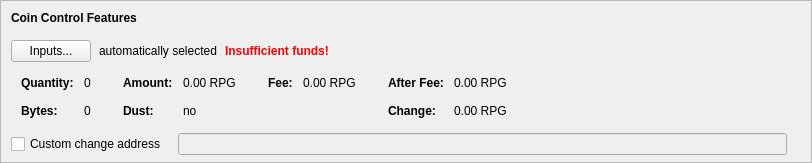
      <widget class="QFrame" name="frameCoinControl">
       <property name="sizePolicy">
        <sizepolicy hsizetype="Expanding" vsizetype="Fixed">
         <horstretch>0</horstretch>
         <verstretch>0</verstretch>
        </sizepolicy>
       </property>
       <property name="maximumSize">
        <size>
         <width>16777215</width>
         <height>16777215</height>
        </size>
       </property>
       <property name="frameShape">
        <enum>QFrame::StyledPanel</enum>
       </property>
       <property name="frameShadow">
        <enum>QFrame::Sunken</enum>
       </property>
       <layout class="QVBoxLayout" name="verticalLayoutCoinControl2">
        <property name="spacing">
         <number>0</number>
        </property>
        <property name="leftMargin">
         <number>0</number>
        </property>
        <property name="topMargin">
         <number>0</number>
        </property>
        <property name="rightMargin">
         <number>0</number>
        </property>
        <property name="bottomMargin">
         <number>6</number>
        </property>
        <item>
         <layout class="QVBoxLayout" name="verticalLayoutCoinControl" stretch="0,0,0,0,0">
          <property name="spacing">
           <number>0</number>
          </property>
          <property name="leftMargin">
           <number>10</number>
          </property>
          <property name="topMargin">
           <number>10</number>
          </property>
          <item>
           <layout class="QHBoxLayout" name="horizontalLayoutCoinControl1">
            <property name="bottomMargin">
             <number>15</number>
            </property>
            <item>
             <widget class="QLabel" name="labelCoinControlFeatures">
              <property name="sizePolicy">
               <sizepolicy hsizetype="Preferred" vsizetype="Maximum">
                <horstretch>0</horstretch>
                <verstretch>0</verstretch>
               </sizepolicy>
              </property>
              <property name="font">
               <font>
                <weight>75</weight>
                <bold>true</bold>
               </font>
              </property>
              <property name="styleSheet">
               <string notr="true">font-weight:bold;</string>
              </property>
              <property name="text">
               <string>Coin Control Features</string>
              </property>
             </widget>
            </item>
           </layout>
          </item>
          <item>
           <layout class="QHBoxLayout" name="horizontalLayoutCoinControl2" stretch="0,0,0,0">
            <property name="spacing">
             <number>8</number>
            </property>
            <property name="bottomMargin">
             <number>10</number>
            </property>
            <item>
             <widget class="QPushButton" name="pushButtonCoinControl">
              <property name="styleSheet">
               <string notr="true"/>
              </property>
              <property name="text">
               <string>Inputs...</string>
              </property>
              <property name="autoDefault">
               <bool>false</bool>
              </property>
             </widget>
            </item>
            <item>
             <widget class="QLabel" name="labelCoinControlAutomaticallySelected">
              <property name="text">
               <string>automatically selected</string>
              </property>
              <property name="margin">
               <number>5</number>
              </property>
             </widget>
            </item>
            <item>
             <widget class="QLabel" name="labelCoinControlInsuffFunds">
              <property name="font">
               <font>
                <weight>75</weight>
                <bold>true</bold>
               </font>
              </property>
              <property name="styleSheet">
               <string notr="true">color:red;font-weight:bold;</string>
              </property>
              <property name="text">
               <string>Insufficient funds!</string>
              </property>
              <property name="margin">
               <number>5</number>
              </property>
             </widget>
            </item>
            <item>
             <spacer name="horizontalSpacerCoinControl">
              <property name="orientation">
               <enum>Qt::Horizontal</enum>
              </property>
              <property name="sizeHint" stdset="0">
               <size>
                <width>40</width>
                <height>1</height>
               </size>
              </property>
             </spacer>
            </item>
           </layout>
          </item>
          <item>
           <widget class="QWidget" name="widgetCoinControl" native="true">
            <property name="sizePolicy">
             <sizepolicy hsizetype="Preferred" vsizetype="Preferred">
              <horstretch>0</horstretch>
              <verstretch>0</verstretch>
             </sizepolicy>
            </property>
            <property name="minimumSize">
             <size>
              <width>0</width>
              <height>0</height>
             </size>
            </property>
            <property name="styleSheet">
             <string notr="true"/>
            </property>
            <layout class="QHBoxLayout" name="horizontalLayoutCoinControl5">
             <property name="leftMargin">
              <number>0</number>
             </property>
             <property name="topMargin">
              <number>0</number>
             </property>
             <property name="rightMargin">
              <number>0</number>
             </property>
             <property name="bottomMargin">
              <number>0</number>
             </property>
             <item>
              <layout class="QHBoxLayout" name="horizontalLayoutCoinControl3" stretch="0,0,0,1">
               <property name="spacing">
                <number>20</number>
               </property>
               <property name="topMargin">
                <number>0</number>
               </property>
               <property name="bottomMargin">
                <number>10</number>
               </property>
               <item>
                <layout class="QFormLayout" name="formLayoutCoinControl1">
                 <property name="horizontalSpacing">
                  <number>10</number>
                 </property>
                 <property name="verticalSpacing">
                  <number>14</number>
                 </property>
                 <property name="leftMargin">
                  <number>10</number>
                 </property>
                 <property name="topMargin">
                  <number>4</number>
                 </property>
                 <property name="rightMargin">
                  <number>6</number>
                 </property>
                 <item row="0" column="0">
                  <widget class="QLabel" name="labelCoinControlQuantityText">
                   <property name="font">
                    <font>
                     <weight>75</weight>
                     <bold>true</bold>
                    </font>
                   </property>
                   <property name="text">
                    <string>Quantity:</string>
                   </property>
                   <property name="margin">
                    <number>0</number>
                   </property>
                  </widget>
                 </item>
                 <item row="0" column="1">
                  <widget class="QLabel" name="labelCoinControlQuantity">
                   <property name="cursor">
                    <cursorShape>IBeamCursor</cursorShape>
                   </property>
                   <property name="contextMenuPolicy">
                    <enum>Qt::ActionsContextMenu</enum>
                   </property>
                   <property name="text">
                    <string notr="true">0</string>
                   </property>
                   <property name="margin">
                    <number>0</number>
                   </property>
                   <property name="textInteractionFlags">
                    <set>Qt::LinksAccessibleByMouse|Qt::TextSelectableByKeyboard|Qt::TextSelectableByMouse</set>
                   </property>
                  </widget>
                 </item>
                 <item row="1" column="0">
                  <widget class="QLabel" name="labelCoinControlBytesText">
                   <property name="font">
                    <font>
                     <weight>75</weight>
                     <bold>true</bold>
                    </font>
                   </property>
                   <property name="text">
                    <string>Bytes:</string>
                   </property>
                  </widget>
                 </item>
                 <item row="1" column="1">
                  <widget class="QLabel" name="labelCoinControlBytes">
                   <property name="cursor">
                    <cursorShape>IBeamCursor</cursorShape>
                   </property>
                   <property name="contextMenuPolicy">
                    <enum>Qt::ActionsContextMenu</enum>
                   </property>
                   <property name="text">
                    <string notr="true">0</string>
                   </property>
                   <property name="textInteractionFlags">
                    <set>Qt::LinksAccessibleByMouse|Qt::TextSelectableByKeyboard|Qt::TextSelectableByMouse</set>
                   </property>
                  </widget>
                 </item>
                </layout>
               </item>
               <item>
                <layout class="QFormLayout" name="formLayoutCoinControl2">
                 <property name="horizontalSpacing">
                  <number>10</number>
                 </property>
                 <property name="verticalSpacing">
                  <number>14</number>
                 </property>
                 <property name="leftMargin">
                  <number>6</number>
                 </property>
                 <property name="topMargin">
                  <number>4</number>
                 </property>
                 <property name="rightMargin">
                  <number>6</number>
                 </property>
                 <item row="0" column="0">
                  <widget class="QLabel" name="labelCoinControlAmountText">
                   <property name="font">
                    <font>
                     <weight>75</weight>
                     <bold>true</bold>
                    </font>
                   </property>
                   <property name="text">
                    <string>Amount:</string>
                   </property>
                   <property name="margin">
                    <number>0</number>
                   </property>
                  </widget>
                 </item>
                 <item row="0" column="1">
                  <widget class="QLabel" name="labelCoinControlAmount">
                   <property name="cursor">
                    <cursorShape>IBeamCursor</cursorShape>
                   </property>
                   <property name="contextMenuPolicy">
                    <enum>Qt::ActionsContextMenu</enum>
                   </property>
                   <property name="text">
                    <string notr="true">0.00 RPG</string>
                   </property>
                   <property name="textInteractionFlags">
                    <set>Qt::LinksAccessibleByMouse|Qt::TextSelectableByKeyboard|Qt::TextSelectableByMouse</set>
                   </property>
                  </widget>
                 </item>
                 <item row="1" column="0">
                  <widget class="QLabel" name="labelCoinControlLowOutputText">
                   <property name="font">
                    <font>
                     <weight>75</weight>
                     <bold>true</bold>
                    </font>
                   </property>
                   <property name="text">
                    <string>Dust:</string>
                   </property>
                  </widget>
                 </item>
                 <item row="1" column="1">
                  <widget class="QLabel" name="labelCoinControlLowOutput">
                   <property name="cursor">
                    <cursorShape>IBeamCursor</cursorShape>
                   </property>
                   <property name="contextMenuPolicy">
                    <enum>Qt::ActionsContextMenu</enum>
                   </property>
                   <property name="text">
                    <string notr="true">no</string>
                   </property>
                   <property name="textInteractionFlags">
                    <set>Qt::LinksAccessibleByMouse|Qt::TextSelectableByKeyboard|Qt::TextSelectableByMouse</set>
                   </property>
                  </widget>
                 </item>
                </layout>
               </item>
               <item>
                <layout class="QFormLayout" name="formLayoutCoinControl3">
                 <property name="horizontalSpacing">
                  <number>10</number>
                 </property>
                 <property name="verticalSpacing">
                  <number>14</number>
                 </property>
                 <property name="leftMargin">
                  <number>6</number>
                 </property>
                 <property name="topMargin">
                  <number>4</number>
                 </property>
                 <property name="rightMargin">
                  <number>6</number>
                 </property>
                 <item row="0" column="0">
                  <widget class="QLabel" name="labelCoinControlFeeText">
                   <property name="font">
                    <font>
                     <weight>75</weight>
                     <bold>true</bold>
                    </font>
                   </property>
                   <property name="text">
                    <string>Fee:</string>
                   </property>
                   <property name="margin">
                    <number>0</number>
                   </property>
                  </widget>
                 </item>
                 <item row="0" column="1">
                  <widget class="QLabel" name="labelCoinControlFee">
                   <property name="cursor">
                    <cursorShape>IBeamCursor</cursorShape>
                   </property>
                   <property name="contextMenuPolicy">
                    <enum>Qt::ActionsContextMenu</enum>
                   </property>
                   <property name="text">
                    <string notr="true">0.00 RPG</string>
                   </property>
                   <property name="textInteractionFlags">
                    <set>Qt::LinksAccessibleByMouse|Qt::TextSelectableByKeyboard|Qt::TextSelectableByMouse</set>
                   </property>
                  </widget>
                 </item>
                </layout>
               </item>
               <item>
                <layout class="QFormLayout" name="formLayoutCoinControl4">
                 <property name="horizontalSpacing">
                  <number>10</number>
                 </property>
                 <property name="verticalSpacing">
                  <number>14</number>
                 </property>
                 <property name="leftMargin">
                  <number>6</number>
                 </property>
                 <property name="topMargin">
                  <number>4</number>
                 </property>
                 <property name="rightMargin">
                  <number>6</number>
                 </property>
                 <item row="0" column="0">
                  <widget class="QLabel" name="labelCoinControlAfterFeeText">
                   <property name="font">
                    <font>
                     <weight>75</weight>
                     <bold>true</bold>
                    </font>
                   </property>
                   <property name="text">
                    <string>After Fee:</string>
                   </property>
                   <property name="margin">
                    <number>0</number>
                   </property>
                  </widget>
                 </item>
                 <item row="0" column="1">
                  <widget class="QLabel" name="labelCoinControlAfterFee">
                   <property name="cursor">
                    <cursorShape>IBeamCursor</cursorShape>
                   </property>
                   <property name="contextMenuPolicy">
                    <enum>Qt::ActionsContextMenu</enum>
                   </property>
                   <property name="text">
                    <string notr="true">0.00 RPG</string>
                   </property>
                   <property name="textInteractionFlags">
                    <set>Qt::LinksAccessibleByMouse|Qt::TextSelectableByKeyboard|Qt::TextSelectableByMouse</set>
                   </property>
                  </widget>
                 </item>
                 <item row="1" column="0">
                  <widget class="QLabel" name="labelCoinControlChangeText">
                   <property name="font">
                    <font>
                     <weight>75</weight>
                     <bold>true</bold>
                    </font>
                   </property>
                   <property name="text">
                    <string>Change:</string>
                   </property>
                  </widget>
                 </item>
                 <item row="1" column="1">
                  <widget class="QLabel" name="labelCoinControlChange">
                   <property name="cursor">
                    <cursorShape>IBeamCursor</cursorShape>
                   </property>
                   <property name="contextMenuPolicy">
                    <enum>Qt::ActionsContextMenu</enum>
                   </property>
                   <property name="text">
                    <string notr="true">0.00 RPG</string>
                   </property>
                   <property name="textInteractionFlags">
                    <set>Qt::LinksAccessibleByMouse|Qt::TextSelectableByKeyboard|Qt::TextSelectableByMouse</set>
                   </property>
                  </widget>
                 </item>
                </layout>
               </item>
              </layout>
             </item>
            </layout>
           </widget>
          </item>
          <item>
           <layout class="QHBoxLayout" name="horizontalLayoutCoinControl4" stretch="0,0,0">
            <property name="spacing">
             <number>12</number>
            </property>
            <property name="sizeConstraint">
             <enum>QLayout::SetDefaultConstraint</enum>
            </property>
            <property name="topMargin">
             <number>5</number>
            </property>
            <property name="rightMargin">
             <number>5</number>
            </property>
            <item>
             <widget class="QCheckBox" name="checkBoxCoinControlChange">
              <property name="toolTip">
               <string>If this is activated, but the change address is empty or invalid, change will be sent to a newly generated address.</string>
              </property>
              <property name="text">
               <string>Custom change address</string>
              </property>
             </widget>
            </item>
            <item>
             <widget class="QValidatedLineEdit" name="lineEditCoinControlChange">
              <property name="enabled">
               <bool>false</bool>
              </property>
              <property name="sizePolicy">
               <sizepolicy hsizetype="Expanding" vsizetype="Fixed">
                <horstretch>0</horstretch>
                <verstretch>0</verstretch>
               </sizepolicy>
              </property>
             </widget>
            </item>
            <item>
             <widget class="QLabel" name="labelCoinControlChangeLabel">
              <property name="sizePolicy">
               <sizepolicy hsizetype="Preferred" vsizetype="Expanding">
                <horstretch>0</horstretch>
                <verstretch>0</verstretch>
               </sizepolicy>
              </property>
              <property name="minimumSize">
               <size>
                <width>0</width>
                <height>0</height>
               </size>
              </property>
              <property name="text">
               <string/>
              </property>
              <property name="margin">
               <number>3</number>
              </property>
             </widget>
            </item>
           </layout>
          </item>
          <item>
           <spacer name="verticalSpacerCoinControl">
            <property name="orientation">
             <enum>Qt::Vertical</enum>
            </property>
            <property name="sizeHint" stdset="0">
             <size>
              <width>800</width>
              <height>1</height>
             </size>
            </property>
           </spacer>
          </item>
         </layout>
        </item>
       </layout>
      </widget>
